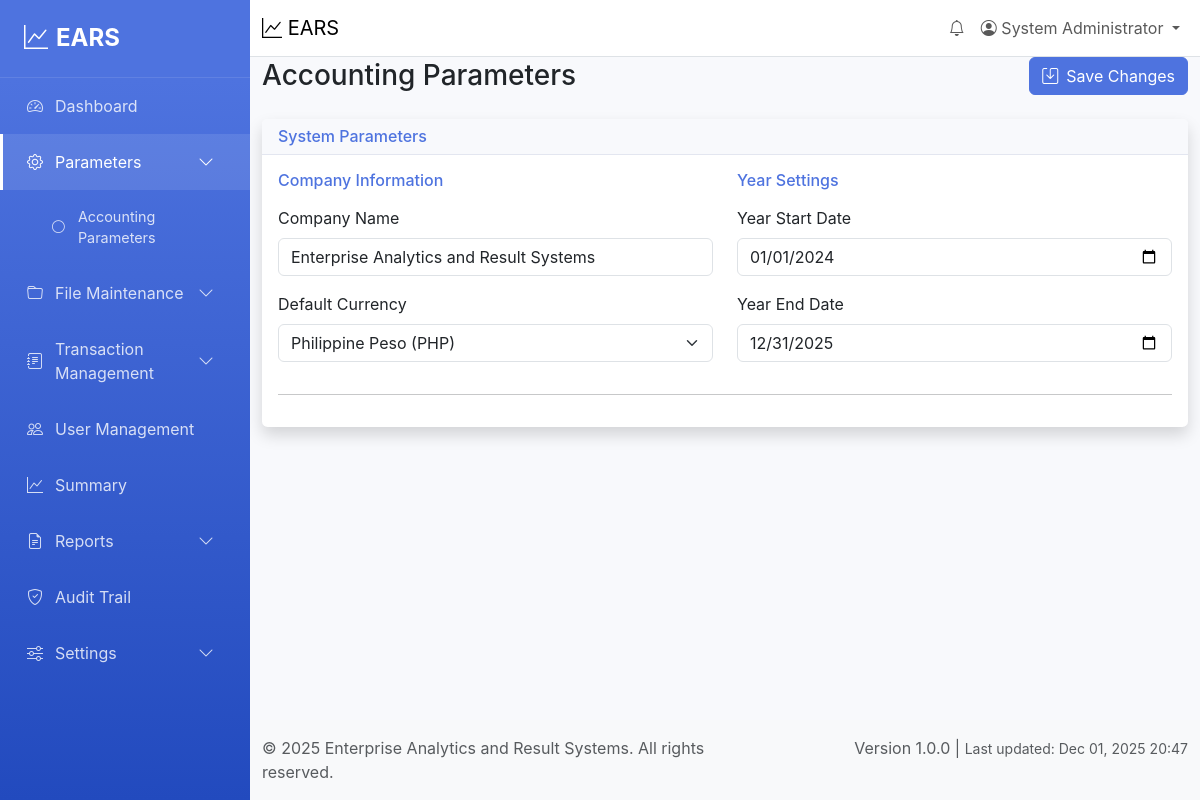
Screenshot of /parameters/accounting (signed in) with the database file from the repository.
### tables this page shows
CREATE TABLE accounting_parameters (
    id INT AUTO_INCREMENT PRIMARY KEY,
    parameter_name VARCHAR(100) NOT NULL,
    parameter_value TEXT,
    description TEXT,
    category VARCHAR(50) DEFAULT 'general',
    created_at TIMESTAMP DEFAULT CURRENT_TIMESTAMP,
    updated_at TIMESTAMP DEFAULT CURRENT_TIMESTAMP ON UPDATE CURRENT_TIMESTAMP
);

### views/parameters/accounting.php (the view, shortened to what the rows shown need)
<div class="row">
    <div class="col-12">
        <div class="d-flex justify-content-between align-items-center mb-4">
            <h1 class="h3 mb-0">Accounting Parameters</h1>
            <button type="button" class="btn btn-primary" onclick="saveParameters()" id="saveBtn">
                <i class="bi bi-save me-2"></i>Save Changes
            </button>
        </div>
    </div>
</div>
<div class="row">
    <div class="col-12">
        <div class="card shadow">
            <div class="card-header">
                <h6 class="m-0 font-weight-bold text-primary">System Parameters</h6>
            </div>
            <div class="card-body">
                <form id="parametersForm">
                    <div class="row">
                        <div class="col-md-6">
                            <h6 class="text-primary mb-3">Company Information</h6>
                            <div class="mb-3">
                                <label for="company_name" class="form-label">Company Name</label>
                                <input type="text" class="form-control" id="company_name" name="company_name"
                                       value="<?= htmlspecialchars(getParameterValue($parameters, 'company_name')) ?>" required>
                            </div>
                            <div class="mb-3">
                                <label for="default_currency" class="form-label">Default Currency</label>
                                <select class="form-select" id="default_currency" name="default_currency">
                                    <option value="PHP" <?= getParameterValue($parameters, 'default_currency') === 'PHP' ? 'selected' : '' ?>>Philippine Peso (PHP)</option>
                                </select>
                            </div>
                        </div>
                        <div class="col-md-6">
                            <h6 class="text-primary mb-3">Year Settings</h6>
                            <div class="mb-3">
                                <label for="fiscal_year_start" class="form-label">Year Start Date</label>
                                <input type="date" class="form-control" id="fiscal_year_start" name="fiscal_year_start"
                                       value="<?= htmlspecialchars(getParameterValue($parameters, 'fiscal_year_start')) ?>" required>
                            </div>
                            <div class="mb-3">
                                <label for="fiscal_year_end" class="form-label">Year End Date</label>
                                <input type="date" class="form-control" id="fiscal_year_end" name="fiscal_year_end"
                                       value="<?= htmlspecialchars(getParameterValue($parameters, 'fiscal_year_end')) ?>" required>
                            </div>
                        </div>
                    </div>
                    <hr>
                </form>
            </div>
        </div>
    </div>
</div>
<?php
function getParameterValue($parameters, $name, $default = '') {
    foreach ($parameters as $param) {
        if ($param['parameter_name'] === $name) {
            return $param['parameter_value'];
        }
    }
    return $default;
}
?>

### rows the page displays
accounting_parameters: company_name "Enterprise Analytics and Result Systems"
accounting_parameters: default_currency "Philippine Peso (PHP)"
accounting_parameters: fiscal_year_start "01/01/2024"
accounting_parameters: fiscal_year_end "12/31/2025"

### other values shown
$user['full_name'] "System Administrator"
APP_NAME "Enterprise Analytics and Result Systems"
APP_VERSION "1.0.0"
